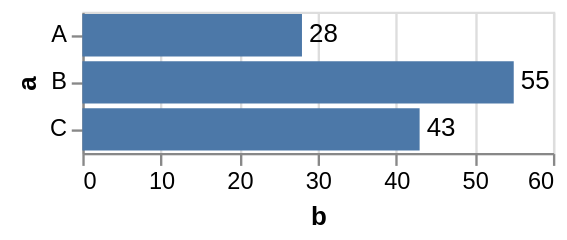

Source (Vega-Lite JSON):
### Vega specification from a JSON file in a GitHub repository (floating-point values rounded to 4 significant figures)
{"$schema": "https://vega.github.io/schema/vega/v5.json", "description": "Bar chart with text labels. Set domain to make the frame cover the labels.", "background": "white", "padding": 5, "width": 200, "style": "cell", "data": [{"name": "source_0", "values": [{"a": "A", "b": 28}, {"a": "B", "b": 55}, {"a": "C", "b": 43}]}, {"name": "data_1", "source": "source_0", "transform": [{"type": "stack", "groupby": ["a"], "field": "b", "sort": {"field": [], "order": []}, "as": ["b_start", "b_end"], "offset": "zero"}, {"type": "filter", "expr": "isValid(datum[\"b\"]) && isFinite(+datum[\"b\"])"}]}, {"name": "data_2", "source": "source_0", "transform": [{"type": "filter", "expr": "isValid(datum[\"b\"]) && isFinite(+datum[\"b\"])"}]}], "signals": [{"name": "y_step", "value": 20}, {"name": "height", "update": "bandspace(domain('y').length, 0.1, 0.05) * y_step"}], "marks": [{"name": "layer_0_marks", "type": "rect", "style": ["bar"], "from": {"data": "data_1"}, "encode": {"update": {"fill": {"value": "#4c78a8"}, "ariaRoleDescription": {"value": "bar"}, "description": {"signal": "\"b: \" + (format(datum[\"b\"], \"\")) + \"; a: \" + (isValid(datum[\"a\"]) ? datum[\"a\"] : \"\"+datum[\"a\"])"}, "x": {"scale": "x", "field": "b_end"}, "x2": {"scale": "x", "field": "b_start"}, "yc": {"scale": "y", "field": "a", "band": 0.5}, "height": {"signal": "max(0.25, bandwidth('y'))"}}}}, {"name": "layer_1_marks", "type": "text", "style": ["text"], "from": {"data": "data_2"}, "encode": {"update": {"align": {"value": "left"}, "baseline": {"value": "middle"}, "dx": {"value": 3}, "fill": {"value": "black"}, "description": {"signal": "\"b: \" + (format(datum[\"b\"], \"\")) + \"; a: \" + (isValid(datum[\"a\"]) ? datum[\"a\"] : \"\"+datum[\"a\"])"}, "x": {"scale": "x", "field": "b"}, "y": {"scale": "y", "field": "a", "band": 0.5}, "text": {"signal": "format(datum[\"b\"], \"\")"}}}}], "scales": [{"name": "x", "type": "linear", "domain": [0, 60], "range": [0, {"signal": "width"}], "zero": true}, {"name": "y", "type": "band", "domain": {"fields": [{"data": "data_1", "field": "a"}, {"data": "data_2", "field": "a"}], "sort": true}, "range": {"step": {"signal": "y_step"}}, "paddingInner": 0.1, "paddingOuter": 0.05}], "axes": [{"scale": "x", "orient": "bottom", "gridScale": "y", "grid": true, "tickCount": {"signal": "ceil(width/40)"}, "domain": false, "labels": false, "aria": false, "maxExtent": 0, "minExtent": 0, "ticks": false, "zindex": 0}, {"scale": "x", "orient": "bottom", "grid": false, "title": "b", "labelFlush": true, "labelOverlap": true, "tickCount": {"signal": "ceil(width/40)"}, "zindex": 0}, {"scale": "y", "orient": "left", "grid": false, "title": "a", "zindex": 0}]}
